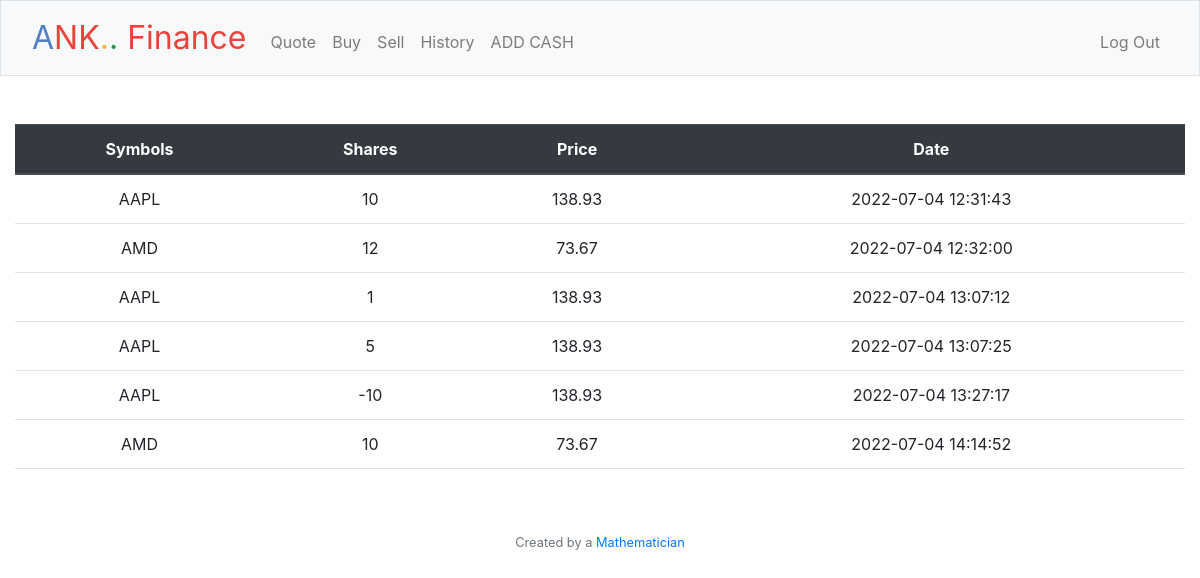
Screenshot of /history (signed in) with the database file from the repository.
### tables this page shows
CREATE TABLE 'transactions' ('id' INTEGER PRIMARY KEY AUTOINCREMENT NOT NULL, 'user_id' INTEGER, 'symbol' TEXT, 'shares' INTEGER, 'price' REAL, 'date' DATETIME);

### app.py (the view)
@app.route("/history")
@login_required
def history():
    user_id = session["user_id"]
    transactions_db = db.execute("SELECT * FROM transactions WHERE user_id= :id", id=user_id)
    return render_template("history.html", transactions=transactions_db)

### app.py (called while the page is built)
@app.after_request
def after_request(response):
    response.headers["Cache-Control"] = "no-cache, no-store, must-revalidate"
    response.headers["Expires"] = 0
    response.headers["Pragma"] = "no-cache"
    return response

### helpers.py (called while the page is built)
def login_required(f):
    @wraps(f)
    def decorated_function(*args, **kwargs):
        if session.get("user_id") is None:
            return redirect("/login")
        return f(*args, **kwargs)
    return decorated_function

### templates/history.html (shortened to what this page needs)
{% extends "layout.html" %}
{% block main %}
    <table class="table">
        <thead class="thead-dark">
        <tr>
            <th scope="col">Symbols</th>
            <th scope="col">Shares</th>
            <th scope="col">Price</th>
            <th scope="col">Date</th>
        </tr>
        </thead>
        <tbody>
            {% for row in transactions %}
                <tr>
                    <td>{{ row["symbol"] }}</td>
                    <td>{{ row["shares"] }}</td>
                    <td>{{ row["price"] }}</td>
                    <td>{{ row["date"] }}</td>
                </tr>
            {% endfor %}
        </tbody>
    </table>
{% endblock %}

### templates/layout.html (shortened to what this page needs)
<!DOCTYPE html>
<html lang="en">
    <head>
        <link href="https://cdn.jsdelivr.net/npm/bootstrap@5.1.3/dist/css/bootstrap.min.css" rel="stylesheet">
        <link href="/static/styles.css" rel="stylesheet">
        <link rel="stylesheet" href="https://cdn.jsdelivr.net/npm/bootstrap@4.4.1/dist/css/bootstrap.min.css">
    </head>
    <body>
        <nav class="bg-light border navbar navbar-expand-md navbar-light">
            <div class="container-fluid">
                <a class="navbar-brand" href="/"><span class="blue">A</span><span class="red">NK</span><span class="yellow">.</span><span class="green">.</span> <span class="red">Finance</span></a>
                <div class="collapse navbar-collapse" id="navbar">
                    {% if session["user_id"] %}
                        <ul class="navbar-nav me-auto mt-2">
                            <li class="nav-item"><a class="nav-link" href="/quote">Quote</a></li>
                            <li class="nav-item"><a class="nav-link" href="/buy">Buy</a></li>
                            <li class="nav-item"><a class="nav-link" href="/sell">Sell</a></li>
                            <li class="nav-item"><a class="nav-link" href="/history">History</a></li>
                            <li class="nav-item"><a class="nav-link" href="/add_cash">ADD CASH</a></li>
                        </ul>
                        <ul class="navbar-nav ms-auto mt-2">
                            <li class="nav-item"><a class="nav-link" href="/logout">Log Out</a></li>
                        </ul>
                    {% else %}
                        <ul class="navbar-nav ms-auto mt-2">
                            <li class="nav-item"><a class="nav-link" href="/register">Register</a></li>
                            <li class="nav-item"><a class="nav-link" href="/login">Log In</a></li>
                        </ul>
                    {% endif %}
                </div>
            </div>
        </nav>
        <main class="container-fluid py-5 text-center">
            {% block main %}{% endblock %}
        </main>
        <footer class="mb-5 small text-center text-muted">
            Created by a <a href="https://github.com/ankitrana2709">Mathematician</a>
        </footer>
    </body>
</html>

### static/styles.css (style rules this page uses)
nav .navbar-brand { font-size: xx-large; }
nav .navbar-brand .blue { color: #537fbe; }
nav .navbar-brand .red { color: #ea433b; }
nav .navbar-brand .yellow { color: #f5b82e; }
nav .navbar-brand .green { color: #2e944b; }

### rows the page displays
transactions: symbol "AAPL", shares "10", price "138.93", date "2022-07-04 12:31:43"
transactions: symbol "AMD", shares "12", price "73.67", date "2022-07-04 12:32:00"
transactions: symbol "AAPL", shares "1", price "138.93", date "2022-07-04 13:07:12"
transactions: symbol "AAPL", shares "5", price "138.93", date "2022-07-04 13:07:25"
transactions: symbol "AAPL", shares "-10", price "138.93", date "2022-07-04 13:27:17"
transactions: symbol "AMD", shares "10", price "73.67", date "2022-07-04 14:14:52"
